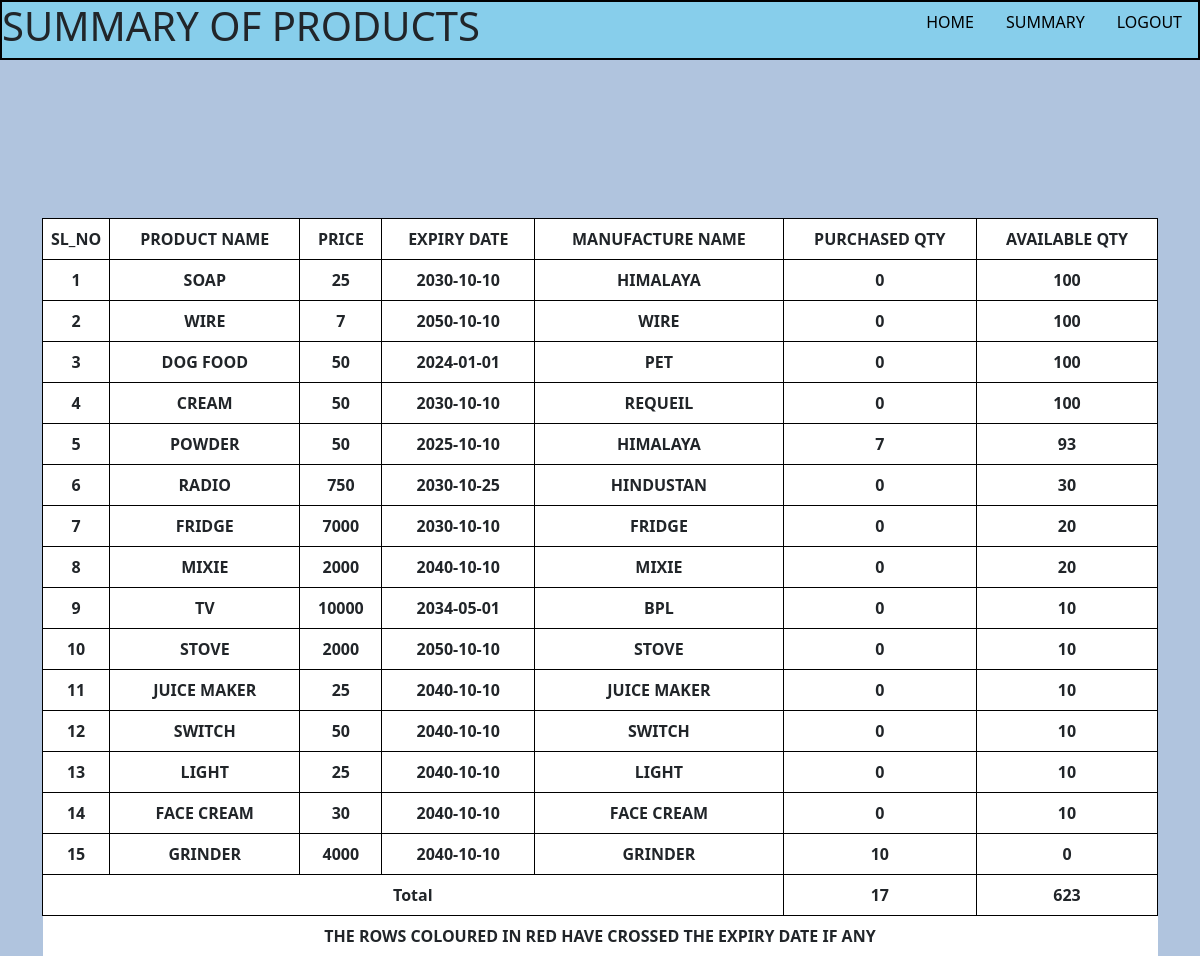
/admin/summary/product (signed in), run on the app's committed database.
### models_grocery_login.py (models this page shows)
class Product(db.Model):
    product_id=db.Column(db.Integer(),autoincrement=True, primary_key=True)
    product_name=db.Column(db.String(),nullable=False,unique=True)
    product_quantity=db.Column(db.Integer(),nullable=False)
    product_rate=db.Column(db.Integer(),nullable=False)
    product_manufacture=db.Column(db.String(),nullable=False)
    product_expirydate=db.Column(db.Date(),nullable=False)
    product_category=db.Column(db.Integer(),db.ForeignKey('category.category_id'),nullable=False)
    product_order=db.relationship('Order',backref="ord")

### grocery_app_login_api.py (the view)
@app.route("/admin/summary/product",methods=["GET","POST"])
@login_required
def productsummary():
    if current_user.role=='admin':
        prod=Product.query.order_by(desc(Product.product_quantity)).all()
        ordl={}
        total_aqty=0
        for i in prod:
            ordl[i.product_id]=0
            total_aqty+=i.product_quantity
        ord=Order.query.all()
        total_pqty=0
        for i in ord:
            ordl[i.order_productid]+=i.order_qty
            total_pqty+=i.order_qty
        return render_template('product_summary.html',prod=prod,ordl=ordl,dat=date.today(),total_pqty=total_pqty,total_aqty=total_aqty,cat='cat')

### grocery_app_login_api.py (called while the page is built)
@login_manager.user_loader
def load_user(user_id):
    return Users.query.get(user_id)

### templates/product_summary.html (shortened to what this page needs)
<!DOCTYPE html>
<html lang="en">
<head>
  <link href="https://cdn.jsdelivr.net/npm/bootstrap@5.3.0-alpha1/dist/css/bootstrap.min.css" rel="stylesheet">
</head>
<body style="background-color:lightsteelblue ;">
  <div style='border:2px solid black;background-color: skyblue;' class="d-flex justify-content-between">
    <div style="justify-content:flex-start">
      <h1 style="display:inline-block">SUMMARY OF PRODUCTS</h1>
    </div>
    <ul class="nav justify-content-end">
      <li class="nav-item">
        <a class="nav-link" href="/admin/home">HOME</a>
      </li>
      <li class="nav-item">
        <a class="nav-link" href="/admin/summary">SUMMARY</a>
      </li>
      <li class="nav-item">
        <a class="nav-link" href="/logout">LOGOUT</a>
      </li>
    </ul>
  </div>
  <div class="container text-center" style="position:relative;top:150px">
        <table class="table">
          <thead style="background-color:dimgrey;">
            <tr>
              <th style="width:53px" scope="col">SL_NO</th>
              <th scope="col">PRODUCT NAME</th>
              <th scope="col">PRICE</th>
              <th scope="col">EXPIRY DATE</th>
              <th scope="col">MANUFACTURE NAME</th>
              <th scope="col">PURCHASED QTY</th>
              <th scope="col">AVAILABLE QTY</th>
            </tr>
          </thead>
          <tbody>
            {% set count = namespace(value=1) %}
            {% for i in prod %}
            {% if i.product_expirydate < dat %}
            <tr style="color:red">
              <th>{{ count.value }}</th>
              <th>{{ i.product_name|upper }}</th>
              <th>{{ i.product_rate }}</th>
              <th>{{ i.product_expirydate }}</th>
              <th>{{ i.product_manufacture|upper }}</th>
              <th>{{ ordl[i.product_id] }}</th>
              <th>{{ i.product_quantity }}</th>
              {% set count.value = count.value + 1 %}
            </tr>
            {% else %}
            <tr>
              <th>{{ count.value }}</th>
              <th>{{ i.product_name|upper }}</th>
              <th>{{ i.product_rate }}</th>
              <th>{{ i.product_expirydate }}</th>
              <th>{{ i.product_manufacture|upper }}</th>
              <th>{{ ordl[i.product_id] }}</th>
              <th>{{ i.product_quantity }}</th>
              {% set count.value = count.value + 1 %}
            </tr>
            {% endif %}
            {% endfor %}
            <tr>
              <th colspan="5">Total</th>
              <th>{{ total_pqty }}</th>
              <th>{{ total_aqty }}</th>
            </tr>
            <tr>
              <th style="border:none" colspan="7">THE ROWS COLOURED IN RED HAVE CROSSED THE EXPIRY DATE IF ANY</th>
            </tr>
          </tbody>
  </div>
</body>
</html>

### templates/product_summary.html (style rules this page uses)
.nav-link,.btn-link { color:black }
.table { border-collapse: collapse; }
.table th, .table td { border: 1px solid black; padding: 8px; }

### data on the page
Product: value "1", product_name "SOAP", product_rate "25", product_expirydate "2030-10-10", product_manufacture "HIMALAYA", ordl "0", product_quantity "100"
Product: value "2", product_name "WIRE", product_rate "7", product_expirydate "2050-10-10", product_manufacture "WIRE", ordl "0", product_quantity "100"
Product: value "3", product_name "DOG FOOD", product_rate "50", product_expirydate "2024-01-01", product_manufacture "PET", ordl "0", product_quantity "100"
Product: value "4", product_name "CREAM", product_rate "50", product_expirydate "2030-10-10", product_manufacture "REQUEIL", ordl "0", product_quantity "100"
Product: value "5", product_name "POWDER", product_rate "50", product_expirydate "2025-10-10", product_manufacture "HIMALAYA", ordl "7", product_quantity "93"
Product: value "6", product_name "RADIO", product_rate "750", product_expirydate "2030-10-25", product_manufacture "HINDUSTAN", ordl "0", product_quantity "30"
Product: value "7", product_name "FRIDGE", product_rate "7000", product_expirydate "2030-10-10", product_manufacture "FRIDGE", ordl "0", product_quantity "20"
Product: value "8", product_name "MIXIE", product_rate "2000", product_expirydate "2040-10-10", product_manufacture "MIXIE", ordl "0", product_quantity "20"
Product: value "9", product_name "TV", product_rate "10000", product_expirydate "2034-05-01", product_manufacture "BPL", ordl "0", product_quantity "10"
Product: value "10", product_name "STOVE", product_rate "2000", product_expirydate "2050-10-10", product_manufacture "STOVE", ordl "0", product_quantity "10"
Product: value "11", product_name "JUICE MAKER", product_rate "25", product_expirydate "2040-10-10", product_manufacture "JUICE MAKER", ordl "0", product_quantity "10"
Product: value "12", product_name "SWITCH", product_rate "50", product_expirydate "2040-10-10", product_manufacture "SWITCH", ordl "0", product_quantity "10"
Product: value "13", product_name "LIGHT", product_rate "25", product_expirydate "2040-10-10", product_manufacture "LIGHT", ordl "0", product_quantity "10"
Product: value "14", product_name "FACE CREAM", product_rate "30", product_expirydate "2040-10-10", product_manufacture "FACE CREAM", ordl "0", product_quantity "10"
Product: value "15", product_name "GRINDER", product_rate "4000", product_expirydate "2040-10-10", product_manufacture "GRINDER", product_id "10", product_quantity "0"

### other printed values
{{ total_pqty }} "17"
{{ total_aqty }} "623"
